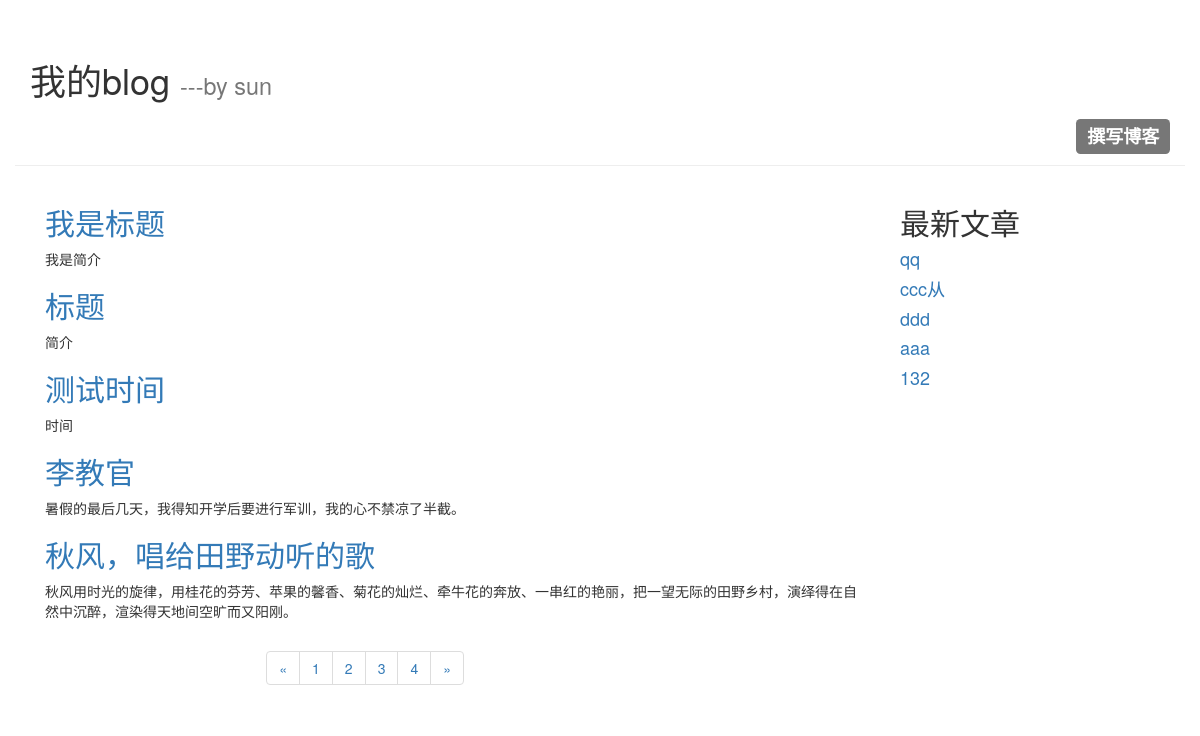
The page /blog/index/ on the database its author committed.
### blog/models.py (models this page shows, shortened)
class Article(models.Model):
    article_id = models.AutoField(primary_key=True)
    title = models.TextField()
    brief_comtent = models.TextField()
    comtent = models.TextField()
    publish_date = models.DateTimeField(auto_now=True)
    class Meta(object):
        verbose_name = 'All articles'
        verbose_name_plural = verbose_name

### blog/views.py (the view)
# urls.py: path(r'index/', views.get_index_page),
def get_index_page(request):
    page = request.GET.get('page')
    if page:
        page = int(page)
    else:
        page = 1
    all_article = Article.objects.all().order_by('article_id')
    top5_article_list = Article.objects.order_by('-publish_date')[:5]
    paginator = Paginator(all_article, 5)
    page_num = paginator.num_pages
    page_article_list = paginator.page(page)
    if page_article_list.has_next():  # 判断是否有下一页
        next_page = page + 1
    else:
        next_page = page
    if page_article_list.has_previous():  # 判断是否有上一页
        previous_page = page - 1
    else:
        previous_page = page
    return render(request, 'blog/index.html',
                  {
                      'article_list': page_article_list,
                      'page_num': range(1, page_num + 1),
                      'next_page': next_page,
                      'previous_page': previous_page,
                      'top5_article_list': top5_article_list
                  })

### blog/templates/blog/index.html (shortened to what this page needs)
<!DOCTYPE html>
<html lang="en">
<head>
    <link rel="stylesheet" href="https://cdn.jsdelivr.net/npm/bootstrap@3.3.7/dist/css/bootstrap.min.css"
>
</head>
<body>
<div class="container page-header">
    <h1>我的blog
        <small>---by sun</small>
    </h1>
    <a href="/blog/editblog/{{ '0' }}" class="aright"><h3><span class="label label-default">撰写博客</span></h3></a>
</div>
<div class="container page-body">
    <div class="col-md-9" role="main">
        <div class="body-main">
            {% for article in article_list %}
                <div>
                    <h2><a href="/blog/detail/{{ article.article_id }}">{{ article.title }}</a></h2>
                    <p>{{ article.brief_comtent }}</p>
                </div>
            {% endfor %}
        </div>
        <div class="body-footer">
            <div class="col-md-4 col-md-offset-3">
                <nav aria-label="Page navigation">
                    <ul class="pagination">
                        <li>
                            <a href="?page={{ previous_page }}" aria-label="Previous">
                                <span aria-hidden="true">&laquo;</span>
                            </a>
                        </li>
                        {% for num in page_num %}
                            <li><a href="?page={{ num }}">{{ num }}</a></li>
                        {% endfor %}
                        <li>
                            <a href="?page={{ next_page }}" aria-label="Next">
                                <span aria-hidden="true">&raquo;</span>
                            </a>
                        </li>
                    </ul>
                </nav>
            </div>
        </div>
    </div>
    <div class="col-md-3" role="complementary"></divcls>
        <div>
            <h2>最新文章</h2>
            {% for article in top5_article_list %}
                <h4><a href="/blog/detail/{{ article.article_id }}">{{ article.title }}</a></h4>
            {% endfor %}
        </div>
    </div>
</body>
</html>

### blog/templates/blog/index.html (style rules this page uses)
.aright { text-align: right; }

### rows shown on the page
Article: title "我是标题", brief_comtent "我是简介"
Article: title "标题", brief_comtent "简介"
Article: title "测试时间", brief_comtent "时间"
Article: title "李教官", brief_comtent "暑假的最后几天，我得知开学后要进行军训，我的心不禁凉了半截。"
Article: title "秋风，唱给田野动听的歌", brief_comtent "秋风用时光的旋律，用桂花的芬芳、苹果的馨香、菊花的灿烂、牵牛花的奔放、一串红的艳丽，把一望无际的田野乡村，演绎得在自然中沉醉，渲染得天地间空旷而又阳刚。"
Article: title "qq"
Article: title "ccc从"
Article: title "ddd"
Article: title "aaa"
Article: title "132"

### other values the page prints
{{ num }} "1" "2" "3" "4"
